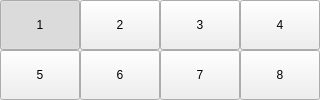
    <widget class="QWidget" name="user_tab">
     <attribute name="title">
      <string>User</string>
     </attribute>
     <layout class="QGridLayout" name="gridLayout">
      <property name="margin">
       <number>0</number>
      </property>
      <property name="spacing">
       <number>0</number>
      </property>
      <item row="0" column="0">
       <widget class="QPushButton" name="template_btn_00">
        <property name="sizePolicy">
         <sizepolicy hsizetype="Minimum" vsizetype="MinimumExpanding">
          <horstretch>0</horstretch>
          <verstretch>0</verstretch>
         </sizepolicy>
        </property>
        <property name="text">
         <string>1</string>
        </property>
        <property name="checkable">
         <bool>true</bool>
        </property>
        <property name="checked">
         <bool>true</bool>
        </property>
        <property name="autoExclusive">
         <bool>true</bool>
        </property>
        <attribute name="buttonGroup">
         <string notr="true">temp_id_group</string>
        </attribute>
       </widget>
      </item>
      <item row="0" column="1">
       <widget class="QPushButton" name="template_btn_01">
        <property name="sizePolicy">
         <sizepolicy hsizetype="Minimum" vsizetype="MinimumExpanding">
          <horstretch>0</horstretch>
          <verstretch>0</verstretch>
         </sizepolicy>
        </property>
        <property name="text">
         <string>2</string>
        </property>
        <property name="checkable">
         <bool>true</bool>
        </property>
        <property name="autoExclusive">
         <bool>true</bool>
        </property>
        <attribute name="buttonGroup">
         <string notr="true">temp_id_group</string>
        </attribute>
       </widget>
      </item>
      <item row="0" column="2">
       <widget class="QPushButton" name="template_btn_02">
        <property name="sizePolicy">
         <sizepolicy hsizetype="Minimum" vsizetype="MinimumExpanding">
          <horstretch>0</horstretch>
          <verstretch>0</verstretch>
         </sizepolicy>
        </property>
        <property name="text">
         <string>3</string>
        </property>
        <property name="checkable">
         <bool>true</bool>
        </property>
        <property name="autoExclusive">
         <bool>true</bool>
        </property>
        <attribute name="buttonGroup">
         <string notr="true">temp_id_group</string>
        </attribute>
       </widget>
      </item>
      <item row="0" column="3">
       <widget class="QPushButton" name="template_btn_03">
        <property name="sizePolicy">
         <sizepolicy hsizetype="Minimum" vsizetype="MinimumExpanding">
          <horstretch>0</horstretch>
          <verstretch>0</verstretch>
         </sizepolicy>
        </property>
        <property name="text">
         <string>4</string>
        </property>
        <property name="checkable">
         <bool>true</bool>
        </property>
        <property name="autoExclusive">
         <bool>true</bool>
        </property>
        <attribute name="buttonGroup">
         <string notr="true">temp_id_group</string>
        </attribute>
       </widget>
      </item>
      <item row="1" column="0">
       <widget class="QPushButton" name="template_btn_04">
        <property name="sizePolicy">
         <sizepolicy hsizetype="Minimum" vsizetype="MinimumExpanding">
          <horstretch>0</horstretch>
          <verstretch>0</verstretch>
         </sizepolicy>
        </property>
        <property name="text">
         <string>5</string>
        </property>
        <property name="checkable">
         <bool>true</bool>
        </property>
        <property name="autoExclusive">
         <bool>true</bool>
        </property>
        <attribute name="buttonGroup">
         <string notr="true">temp_id_group</string>
        </attribute>
       </widget>
      </item>
      <item row="1" column="1">
       <widget class="QPushButton" name="template_btn_05">
        <property name="sizePolicy">
         <sizepolicy hsizetype="Minimum" vsizetype="MinimumExpanding">
          <horstretch>0</horstretch>
          <verstretch>0</verstretch>
         </sizepolicy>
        </property>
        <property name="text">
         <string>6</string>
        </property>
        <property name="checkable">
         <bool>true</bool>
        </property>
        <property name="autoExclusive">
         <bool>true</bool>
        </property>
        <attribute name="buttonGroup">
         <string notr="true">temp_id_group</string>
        </attribute>
       </widget>
      </item>
      <item row="1" column="2">
       <widget class="QPushButton" name="template_btn_06">
        <property name="sizePolicy">
         <sizepolicy hsizetype="Minimum" vsizetype="MinimumExpanding">
          <horstretch>0</horstretch>
          <verstretch>0</verstretch>
         </sizepolicy>
        </property>
        <property name="text">
         <string>7</string>
        </property>
        <property name="checkable">
         <bool>true</bool>
        </property>
        <property name="autoExclusive">
         <bool>true</bool>
        </property>
        <attribute name="buttonGroup">
         <string notr="true">temp_id_group</string>
        </attribute>
       </widget>
      </item>
      <item row="1" column="3">
       <widget class="QPushButton" name="template_btn_07">
        <property name="sizePolicy">
         <sizepolicy hsizetype="Minimum" vsizetype="MinimumExpanding">
          <horstretch>0</horstretch>
          <verstretch>0</verstretch>
         </sizepolicy>
        </property>
        <property name="text">
         <string>8</string>
        </property>
        <property name="checkable">
         <bool>true</bool>
        </property>
        <property name="autoExclusive">
         <bool>true</bool>
        </property>
        <attribute name="buttonGroup">
         <string notr="true">temp_id_group</string>
        </attribute>
       </widget>
      </item>
     </layout>
    </widget>
